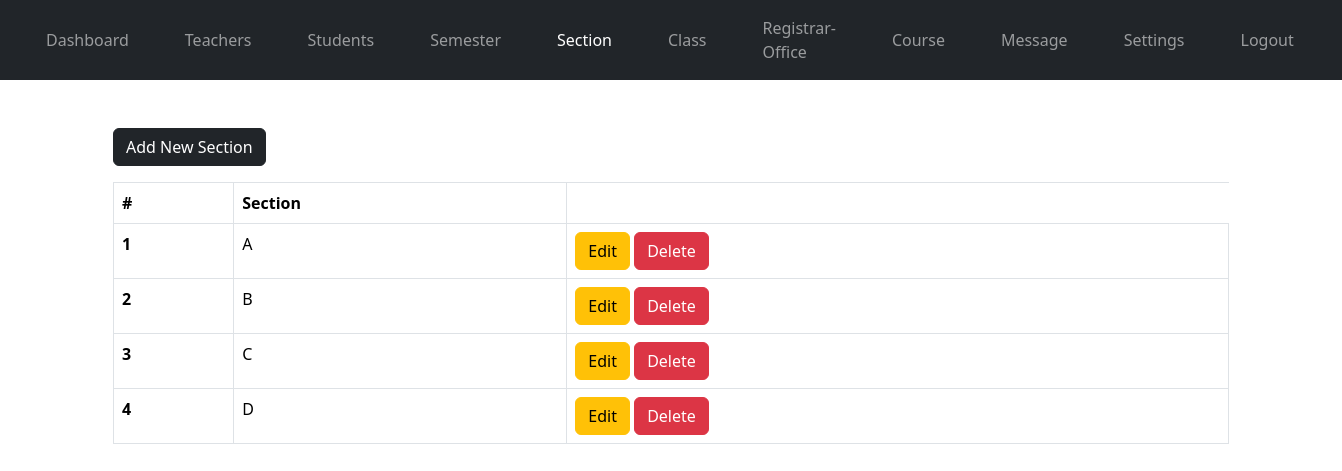
Screenshot of /admin/section.php (signed in) with the database file from the repository.
### tables this page shows
CREATE TABLE `section` (
  `section_id` int(11) NOT NULL,
  `section` varchar(7) NOT NULL
);

### admin/data/section.php (called while the page is built, shortened)
<?php
function getAllSections($conn){
   $sql = "SELECT * FROM section";
   $stmt = $conn->prepare($sql);
   $stmt->execute();
   if ($stmt->rowCount() >= 1) {
     $sections = $stmt->fetchAll();
     return $sections;
   }else {
    return 0;
   }
}
?>

### admin/section.php (the view, shortened to what this page needs)
<?php
if (isset($_SESSION['admin_id']) &&
    isset($_SESSION['role'])) {
    if ($_SESSION['role'] == 'Admin') {
       include "../db_connection.php";
       include "data/section.php";
       $sections = getAllSections($conn);
 ?>
<?php
       include "../header.php";
?>
<body>
    <?php
        include "../nav.php";
        if ($sections != 0) {
     ?>
     <div class="container mt-5">
        <a href="section-add.php"
           class="btn btn-dark">Add New Section</a>
           <div class="table-responsive">
              <table class="table table-bordered mt-3 n-table">
                <thead>
                  <tr>
                    <th scope="col">#</th>
                    <th scope="col">Section</th>
                  </tr>
                </thead>
                <tbody>
                  <?php $i = 0; foreach ($sections as $section ) {
                    $i++;  ?>
                  <tr>
                    <th scope="row"><?=$i?></th>
                    <td>
                      <?php
                          echo $section['section'];
                       ?>
                    </td>
                    <td>
                        <a href="section-edit.php?section_id=<?=$section['section_id']?>"
                           class="btn btn-warning">Edit</a>
                        <a href="section-delete.php?section_id=<?=$section['section_id']?>"
                           class="btn btn-danger">Delete</a>
                    </td>
                  </tr>
                <?php } ?>
                </tbody>
              </table>
           </div>
         <?php } ?>
     </div>
</body>
<?php
        include "../footer.php";
?>
<?php
  }else {
    header("Location: ../login.php");
    exit;
  }
}else {
	header("Location: ../login.php");
	exit;
}
?>

### static/styles.css (style rules this page uses)
* { margin: 0; padding: 0; }
body { font-family: Arial, sans-serif; margin: 0; padding: 0px; background-color: #f4f4f4; color: #333; }

### rows the page displays
section: section "A"
section: section "B"
section: section "C"
section: section "D"
